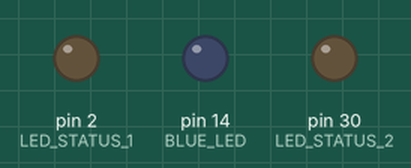
This sketch was run on a simulated Arduino Mega 2560, built with avr-gcc and run on an emulated ATmega2560. Shown: output pins drawn as LEDs (lit = HIGH).

Above: at 0.2 s.
At 0.5 s:
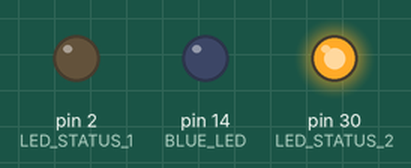
At 0.7 s:
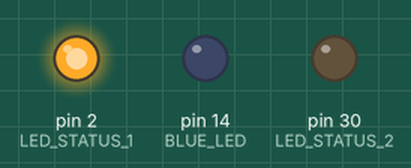
At 1.3 s:
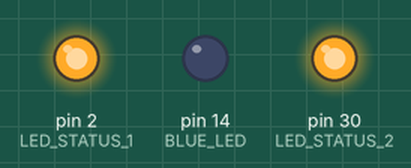
At 1.9 s:
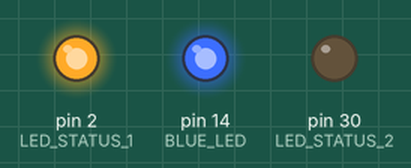
At 2.51 s:
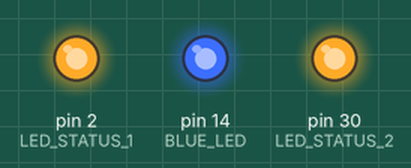
Timing chart, 0 to 3.0 s (numbered marks = the images above):
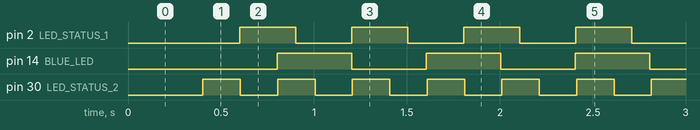

Measured:
- by itself, pin 2 (LED_STATUS_1): alternates HIGH for 0.30 s and LOW for 0.30 s
- by itself, pin 14 (BLUE_LED): alternates HIGH for 0.40 s and LOW for 0.40 s
- by itself, pin 30 (LED_STATUS_2): alternates HIGH for 0.20 s and LOW for 0.20 s

The sketch:

ImagineRITDemo.ino
```cpp
#include <elapsedMillis.h>
#define BLUE_LED 14
#define LED_STATUS_1 2
#define LED_STATUS_2 30

elapsedMillis blueTimer, red1Timer, red2Timer;
int blinkRate = 100;
boolean blueLED, redLED1, redLED2;
void setup() {
  blueTimer=0; blueLED = LOW;
  red1Timer=0; redLED1 = LOW;
  red2Timer=0; redLED2 = LOW;
  pinMode(BLUE_LED, OUTPUT);
  digitalWrite(BLUE_LED, blueLED);

  pinMode(LED_STATUS_1, OUTPUT);
  digitalWrite(LED_STATUS_1, redLED1);

  pinMode(LED_STATUS_2, OUTPUT);
  digitalWrite(LED_STATUS_2, redLED2);

}

void loop() {
  if(blueTimer > (blinkRate * 4)) {
    digitalWrite(BLUE_LED, blueLED);
    blueLED = !blueLED;
    Serial.println("LED transition");
    blueTimer = 0;
  }

  if(red1Timer > (blinkRate * 3)) {
    digitalWrite(LED_STATUS_1, redLED1);
    redLED1 = !redLED1;
    Serial.println("LED transition");
    red1Timer = 0;
  }

  if(red2Timer > (blinkRate * 2)) {
    digitalWrite(LED_STATUS_2, redLED2);
    redLED2 = !redLED2;
    Serial.println("LED transition");
    red2Timer = 0;
  }

}
```
